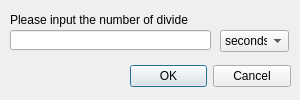
<?xml version="1.0" encoding="UTF-8"?>
<ui version="4.0">
 <class>Dialog</class>
 <widget class="QDialog" name="Dialog">
  <property name="geometry">
   <rect>
    <x>0</x>
    <y>0</y>
    <width>300</width>
    <height>100</height>
   </rect>
  </property>
  <property name="sizePolicy">
   <sizepolicy hsizetype="Fixed" vsizetype="Fixed">
    <horstretch>0</horstretch>
    <verstretch>0</verstretch>
   </sizepolicy>
  </property>
  <property name="windowTitle">
   <string>Input dialog</string>
  </property>
  <widget class="QDialogButtonBox" name="DivideButtonBox">
   <property name="geometry">
    <rect>
     <x>130</x>
     <y>60</y>
     <width>161</width>
     <height>32</height>
    </rect>
   </property>
   <property name="orientation">
    <enum>Qt::Horizontal</enum>
   </property>
   <property name="standardButtons">
    <set>QDialogButtonBox::Cancel|QDialogButtonBox::Ok</set>
   </property>
  </widget>
  <widget class="QComboBox" name="DivideComboBox">
   <property name="geometry">
    <rect>
     <x>220</x>
     <y>30</y>
     <width>69</width>
     <height>22</height>
    </rect>
   </property>
   <property name="currentIndex">
    <number>0</number>
   </property>
   <item>
    <property name="text">
     <string>seconds</string>
    </property>
   </item>
   <item>
    <property name="text">
     <string>pieces</string>
    </property>
   </item>
  </widget>
  <widget class="QLineEdit" name="DivideLineEdit">
   <property name="geometry">
    <rect>
     <x>10</x>
     <y>30</y>
     <width>201</width>
     <height>20</height>
    </rect>
   </property>
   <property name="inputMask">
    <string/>
   </property>
  </widget>
  <widget class="QLabel" name="DivideLabel">
   <property name="geometry">
    <rect>
     <x>10</x>
     <y>10</y>
     <width>181</width>
     <height>20</height>
    </rect>
   </property>
   <property name="text">
    <string>Please input the number of divide</string>
   </property>
  </widget>
 </widget>
 <resources/>
 <connections>
  <connection>
   <sender>DivideButtonBox</sender>
   <signal>accepted()</signal>
   <receiver>Dialog</receiver>
   <slot>accept()</slot>
   <hints>
    <hint type="sourcelabel">
     <x>248</x>
     <y>254</y>
    </hint>
    <hint type="destinationlabel">
     <x>157</x>
     <y>274</y>
    </hint>
   </hints>
  </connection>
  <connection>
   <sender>DivideButtonBox</sender>
   <signal>rejected()</signal>
   <receiver>Dialog</receiver>
   <slot>reject()</slot>
   <hints>
    <hint type="sourcelabel">
     <x>316</x>
     <y>260</y>
    </hint>
    <hint type="destinationlabel">
     <x>286</x>
     <y>274</y>
    </hint>
   </hints>
  </connection>
 </connections>
</ui>
